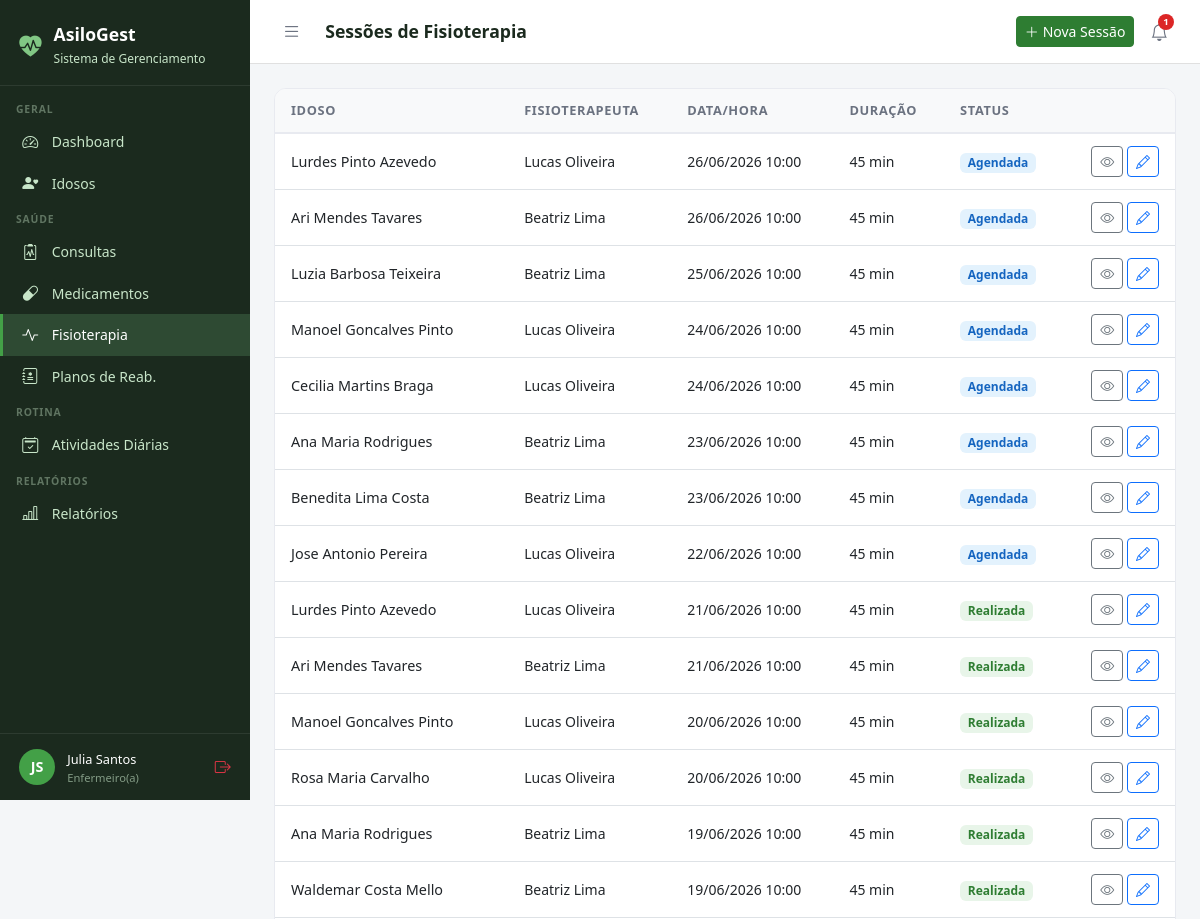
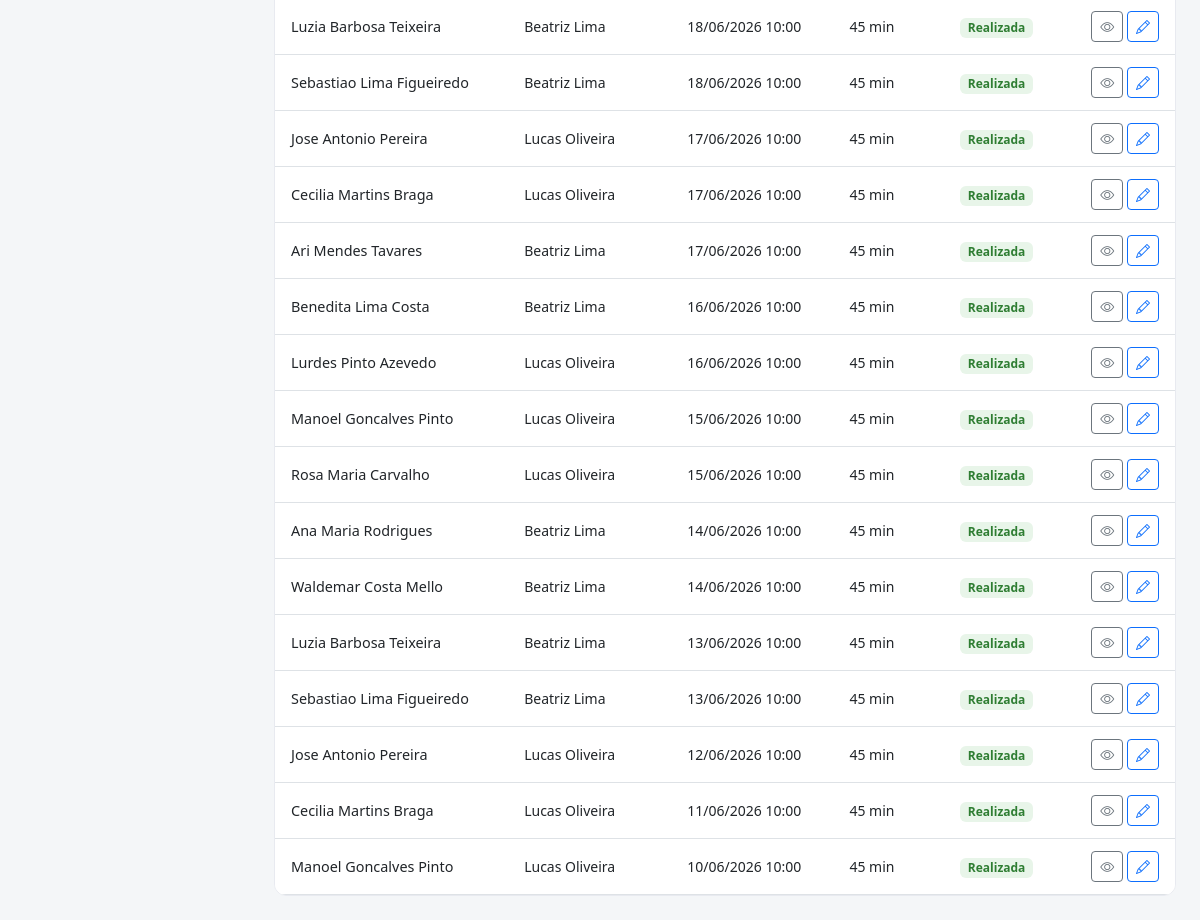
The page /fisioterapia/ (signed in) on the database its author committed (2 pictures, top to bottom).
### core/models.py (models this page shows, shortened)
class Usuario(AbstractUser):
    PERFIL_CHOICES = [
        ('administrador', 'Administrador'),
        ('medico', 'Médico'),
        ('fisioterapeuta', 'Fisioterapeuta'),
        ('enfermeiro', 'Enfermeiro(a)'),
        ('recepcionista', 'Recepcionista'),
        ('familiar', 'Familiar do Idoso'),
    ]
    perfil = models.CharField(
        max_length=20, choices=PERFIL_CHOICES,
        default='recepcionista', verbose_name='Perfil de Acesso'
    )
    telefone = models.CharField(max_length=15, blank=True, verbose_name='Telefone')
    cpf = models.CharField(max_length=14, unique=True, null=True, blank=True, verbose_name='CPF')
    foto = models.ImageField(upload_to='usuarios/', blank=True, null=True, verbose_name='Foto')
    data_nascimento = models.DateField(null=True, blank=True, verbose_name='Data de Nascimento')
    especialidade = models.CharField(
        max_length=100, blank=True, verbose_name='Especialidade',
        help_text='Preencha para Médico ou Fisioterapeuta'
    )
    data_admissao = models.DateField(null=True, blank=True, verbose_name='Data de Admissão')
    primeiro_acesso = models.BooleanField(
        default=True, verbose_name='Primeiro Acesso',
        help_text='Usuário deve definir senha no primeiro login'
    )
    ativo = models.BooleanField(default=True, verbose_name='Ativo')
    criado_em = models.DateTimeField(auto_now_add=True)
    class Meta:
        verbose_name = 'Usuário'
        verbose_name_plural = 'Usuários'
        ordering = ['first_name', 'last_name']
    @property
    def is_administrador(self):
        return self.perfil == 'administrador' or self.is_superuser
    @property
    def is_medico(self):
        return self.perfil == 'medico'
    @property
    def is_fisioterapeuta(self):
        return self.perfil == 'fisioterapeuta'
    @property
    def is_enfermeiro(self):
        return self.perfil == 'enfermeiro'
    @property
    def is_recepcionista(self):
        return self.perfil == 'recepcionista'
    @property
    def is_familiar(self):
        return self.perfil == 'familiar'
    @property
    def pode_ver_saude(self):
        return (self.is_administrador or self.is_medico
                or self.is_fisioterapeuta or self.is_enfermeiro)
    @property
    def pode_cadastrar_usuarios(self):
        return self.is_administrador or self.is_recepcionista
    @property
    def pode_administrar(self):
        return self.is_administrador

### fisioterapia/models.py (models this page shows, shortened)
class SessaoFisioterapia(models.Model):
    STATUS_CHOICES = [
        ('agendada', 'Agendada'),
        ('realizada', 'Realizada'),
        ('cancelada', 'Cancelada'),
        ('falta', 'Falta do Idoso'),
    ]
    idoso = models.ForeignKey(
        Idoso, on_delete=models.CASCADE, related_name='sessoes_fisio')
    fisioterapeuta = models.ForeignKey(
        Usuario, on_delete=models.SET_NULL, null=True,
        related_name='sessoes_realizadas',
        limit_choices_to={'perfil': 'fisioterapeuta'})
    data_hora = models.DateTimeField(verbose_name='Data e Hora')
    duracao_minutos = models.IntegerField(default=45, verbose_name='Duração (min)')
    status = models.CharField(max_length=10, choices=STATUS_CHOICES, default='agendada')
    objetivo = models.CharField(max_length=200, blank=True, verbose_name='Objetivo da Sessão')
    procedimentos = models.TextField(blank=True, verbose_name='Procedimentos Realizados')
    evolucao = models.TextField(blank=True, verbose_name='Evolução do Paciente')
    observacoes = models.TextField(blank=True)
    autorizada = models.BooleanField(
        default=False, verbose_name='Autorizada pelo Médico',
        help_text='Sessão só pode ser executada após autorização médica.')
    autorizado_por = models.ForeignKey(
        Usuario, on_delete=models.SET_NULL, null=True, blank=True,
        related_name='sessoes_autorizadas',
        limit_choices_to={'perfil': 'medico'},
        verbose_name='Autorizado por')
    data_autorizacao = models.DateTimeField(
        null=True, blank=True, verbose_name='Data da Autorização')
    criado_em = models.DateTimeField(auto_now_add=True)
    class Meta:
        verbose_name = 'Sessão de Fisioterapia'
        verbose_name_plural = 'Sessões de Fisioterapia'
        ordering = ['-data_hora']

### idosos/models.py (models this page shows, shortened)
class Idoso(models.Model):
    SEXO_CHOICES = [('M', 'Masculino'), ('F', 'Feminino')]
    TIPO_SANGUINEO = [('A+','A+'),('A-','A-'),('B+','B+'),('B-','B-'),('AB+','AB+'),('AB-','AB-'),('O+','O+'),('O-','O-')]
    STATUS_CHOICES = [('ativo','Ativo'),('inativo','Inativo'),('internado','Internado'),('falecido','Falecido')]
    nome = models.CharField(max_length=150, verbose_name='Nome Completo')
    data_nascimento = models.DateField(verbose_name='Data de Nascimento')
    sexo = models.CharField(max_length=1, choices=SEXO_CHOICES)
    cpf = models.CharField(max_length=14, unique=True, null=True, blank=True)
    rg = models.CharField(max_length=20, blank=True)
    tipo_sanguineo = models.CharField(max_length=3, choices=TIPO_SANGUINEO, blank=True)
    foto = models.ImageField(upload_to='idosos/', blank=True, null=True)
    status = models.CharField(max_length=10, choices=STATUS_CHOICES, default='ativo')
    endereco = models.CharField(max_length=200, blank=True)
    cidade = models.CharField(max_length=100, blank=True)
    estado = models.CharField(max_length=2, blank=True)
    cep = models.CharField(max_length=9, blank=True)
    alergias = models.TextField(blank=True, verbose_name='Alergias')
    condicoes_medicas = models.TextField(blank=True, verbose_name='Condições Médicas')
    observacoes = models.TextField(blank=True, verbose_name='Observações Gerais')
    data_entrada = models.DateField(verbose_name='Data de Entrada')
    numero_quarto = models.CharField(max_length=10, blank=True, verbose_name='Quarto')
    criado_em = models.DateTimeField(auto_now_add=True)
    atualizado_em = models.DateTimeField(auto_now=True)
    class Meta:
        verbose_name = 'Idoso'
        verbose_name_plural = 'Idosos'
        ordering = ['nome']

### fisioterapia/views.py (the view, shortened to what this page needs)
# urls.py: path('', views.lista, name='lista'),
@login_required
def lista(request):
    user = request.user
    if not user.pode_ver_saude:
        messages.error(request, 'Acesso negado.')
        return redirect('dashboard')
    sessoes = SessaoFisioterapia.objects.select_related(
        'idoso', 'fisioterapeuta', 'autorizado_por'
    ).order_by('-data_hora')[:50]
    pendentes = SessaoFisioterapia.objects.filter(
        autorizada=False, status='agendada').count() if user.is_medico or user.is_administrador else 0
    return render(request, 'fisioterapia/lista.html', {
        'sessoes': sessoes,
        'pendentes_autorizacao': pendentes,
    })

### core/context_processors.py (called while the page is built, shortened)
def notificacoes(request):
    if not request.user.is_authenticated:
        return {}
    user = request.user
    notifs = []
    try:
        if user.is_administrador or user.is_medico or user.is_enfermeiro:
            from medicamentos.models import Medicamento
            from django.db.models import F
            count = Medicamento.objects.filter(
                estoque_atual__lte=F('estoque_minimo'), ativo=True).count()
            if count:
                notifs.append({
                    'tipo': 'danger',
                    'icone': 'capsule-pill',
                    'texto': f'{count} medicamento(s) com estoque baixo',
                    'url': 'medicamentos:lista',
                })
    except Exception:
        pass
    return {
        'notificacoes': notifs,
        'notif_count': len(notifs),
    }

### templates/fisioterapia/lista.html
{% extends 'base.html' %}
{% block title %}Fisioterapia{% endblock %}{% block page_title %}Sessões de Fisioterapia{% endblock %}
{% block topbar_actions %}<a href="{% url 'fisioterapia:novo' %}" class="btn btn-primary btn-sm"><i class="bi bi-plus-lg me-1"></i>Nova Sessão</a>{% endblock %}
{% block content %}
<div class="table-card"><table class="table table-hover">
<thead><tr><th>Idoso</th><th>Fisioterapeuta</th><th>Data/Hora</th><th>Duração</th><th>Status</th><th></th></tr></thead>
<tbody>{% for s in sessoes %}<tr>
  <td><div style="font-weight:500;">{{ s.idoso.nome }}</div></td>
  <td style="font-size:.875rem;">{{ s.fisioterapeuta.get_full_name|default:"–" }}</td>
  <td style="font-size:.875rem;">{{ s.data_hora|date:"d/m/Y H:i" }}</td>
  <td style="font-size:.875rem;">{{ s.duracao_minutos }} min</td>
  <td>
    {% if s.status == 'realizada' %}<span class="badge" style="background:#E8F5E9;color:#2E7D32;font-size:.75rem;">Realizada</span>
    {% elif s.status == 'agendada' %}<span class="badge" style="background:#E3F2FD;color:#1565C0;font-size:.75rem;">Agendada</span>
    {% elif s.status == 'cancelada' %}<span class="badge" style="background:#FFEBEE;color:#C62828;font-size:.75rem;">Cancelada</span>
    {% else %}<span class="badge bg-secondary" style="font-size:.75rem;">{{ s.get_status_display }}</span>{% endif %}
  </td>
  <td class="text-end">
    <a href="{% url 'fisioterapia:detalhe' s.pk %}" class="btn btn-sm btn-outline-secondary"><i class="bi bi-eye"></i></a>
    <a href="{% url 'fisioterapia:editar' s.pk %}" class="btn btn-sm btn-outline-primary"><i class="bi bi-pencil"></i></a>
  </td>
</tr>{% empty %}<tr><td colspan="6" class="text-center py-4 text-muted">Nenhuma sessão registrada.</td></tr>{% endfor %}</tbody>
</table></div>{% endblock %}

### templates/base.html (shortened to what this page needs)
<!DOCTYPE html>
<html lang="pt-br">
<head>
  <link href="https://cdn.jsdelivr.net/npm/bootstrap@5.3.0/dist/css/bootstrap.min.css" rel="stylesheet">
  <link href="https://cdn.jsdelivr.net/npm/bootstrap-icons@1.11.0/font/bootstrap-icons.css" rel="stylesheet">
</head>
<body>
{% if user.is_authenticated %}
<div id="sidebar">
  <div class="sidebar-brand">
    <i class="bi bi-heart-pulse-fill" style="color:#81C784;font-size:1.4rem;"></i>
    <div>
      <h5 style="margin:0;">AsiloGest</h5>
      <small>Sistema de Gerenciamento</small>
    </div>
  </div>
  <nav class="sidebar-nav">
    <div class="nav-section">Geral</div>
    <a href="{% url 'dashboard' %}" class="sidebar-link {% if request.resolver_match.url_name == 'dashboard' %}active{% endif %}">
      <i class="bi bi-speedometer2"></i> Dashboard
    </a>
    <a href="{% url 'idosos:lista' %}" class="sidebar-link">
      <i class="bi bi-person-heart"></i>
      {% if user.is_familiar %}Meus Familiares{% else %}Idosos{% endif %}
    </a>
    {% if user.pode_ver_saude or user.is_familiar %}
    <div class="nav-section">Saúde</div>
    <a href="{% url 'consultas:lista' %}" class="sidebar-link">
      <i class="bi bi-clipboard2-pulse"></i> Consultas
    </a>
    <a href="{% url 'medicamentos:lista' %}" class="sidebar-link">
      <i class="bi bi-capsule"></i> Medicamentos
    </a>
    <a href="{% url 'fisioterapia:lista' %}" class="sidebar-link">
      <i class="bi bi-activity"></i> Fisioterapia
    </a>
    {% if user.pode_ver_saude and not user.is_familiar %}
    <a href="{% url 'fisioterapia:planos_lista' %}" class="sidebar-link">
      <i class="bi bi-journal-medical"></i> Planos de Reab.
    </a>
    {% endif %}
    {% endif %}
    <div class="nav-section">Rotina</div>
    <a href="{% url 'atividades:lista' %}" class="sidebar-link">
      <i class="bi bi-calendar2-check"></i> Atividades Diárias
    </a>
    {% if user.pode_ver_saude or user.pode_administrar %}
    <div class="nav-section">Relatórios</div>
    <a href="{% url 'relatorios:lista' %}" class="sidebar-link">
      <i class="bi bi-bar-chart-line"></i> Relatórios
    </a>
    {% endif %}
  </nav>
  <div class="sidebar-user">
    <div class="avatar">{{ user.first_name|first|upper }}{{ user.last_name|first|upper }}</div>
    <div class="info" style="min-width:0;flex:1;">
      <span>{{ user.get_full_name|truncatechars:18 }}</span>
      <small>{{ user.get_perfil_display }}</small>
    </div>
    <a href="{% url 'logout' %}" class="text-danger" title="Sair" style="flex-shrink:0;">
      <i class="bi bi-box-arrow-right"></i>
    </a>
  </div>
</div>
<div id="main">
  <div class="topbar">
    <div class="topbar-left">
      <button class="btn-toggle-sidebar" onclick="toggleSidebar()" title="Menu">
        <i class="bi bi-list"></i>
      </button>
      <h4>{% block page_title %}{% endblock %}</h4>
    </div>
    <div class="d-flex align-items-center gap-2">
      {% block topbar_actions %}{% endblock %}
      <div style="position:relative;">
        <button class="notif-btn" id="notifBtn" onclick="toggleNotif()" title="Notificações">
          <i class="bi bi-bell"></i>
          {% if notif_count %}
          <span class="notif-badge">{{ notif_count }}</span>
          {% endif %}
        </button>
      </div>
    </div>
  </div>
  <div class="content">
    {% block content %}{% endblock %}
  </div>
</div>
{% else %}
{% block full_content %}{% endblock %}
{% endif %}
</body>
</html>

### templates/base.html (style rules this page uses)
:root { --sidebar-width: 250px; --primary: #2E7D32; --primary-light: #43A047; --accent: #1565C0; --bg-sidebar: #1B2A1E; --bg-sidebar-hover: #2E4A33; --text-sidebar: #C8E6C9; --transition: 0.3s ease; }
body { background: #F4F6F8; font-family: 'Segoe UI', sans-serif; }
#sidebar { position: fixed; top: 0; left: 0; width: var(--sidebar-width); height: 100vh; background: var(--bg-sidebar); z-index: 1000; display: flex; flex-direction: column; overflow-y: auto; transition: transform var(--transition); }
.sidebar-brand { padding: 1.5rem 1.2rem 1rem; border-bottom: 1px solid rgba(255,255,255,0.08); display: flex; align-items: center; gap: .75rem; }
.sidebar-brand h5 { color: #fff; font-weight: 700; margin: 0; font-size: 1.1rem; }
.sidebar-brand small { color: var(--text-sidebar); font-size: .75rem; }
.sidebar-nav { padding: .5rem 0; flex: 1; }
.nav-section { padding: .5rem 1rem .2rem; color: rgba(200,230,201,.4); font-size: .65rem; font-weight: 700; letter-spacing: .08em; text-transform: uppercase; }
.sidebar-link { display: flex; align-items: center; gap: .65rem; padding: .55rem 1.2rem; color: var(--text-sidebar); text-decoration: none; font-size: .875rem; transition: all .2s; border-left: 3px solid transparent; }
.sidebar-link:hover, .sidebar-link.active { background: var(--bg-sidebar-hover); color: #fff; border-left-color: var(--primary-light); }
.sidebar-link i { font-size: 1rem; width: 1.2rem; }
.sidebar-user { padding: .8rem 1.2rem; border-top: 1px solid rgba(255,255,255,0.08); display: flex; align-items: center; gap: .75rem; }
.sidebar-user .avatar { width: 36px; height: 36px; background: var(--primary-light); border-radius: 50%; display: flex; align-items: center; justify-content: center; color: #fff; font-weight: 700; font-size: .9rem; flex-shrink: 0; }
.sidebar-user .info small { color: rgba(200,230,201,.6); font-size: .7rem; display: block; }
.sidebar-user .info span { color: #fff; font-size: .8rem; }
#main { margin-left: var(--sidebar-width); min-height: 100vh; display: flex; flex-direction: column; transition: margin-left var(--transition); }
.topbar { background: #fff; border-bottom: 1px solid #E0E0E0; padding: .75rem 1.5rem; display: flex; align-items: center; justify-content: space-between; position: sticky; top: 0; z-index: 999; }
.topbar-left { display: flex; align-items: center; gap: 1rem; }
.topbar h4 { margin: 0; font-size: 1.1rem; font-weight: 600; color: #1B2A1E; }
.btn-toggle-sidebar { background: none; border: none; padding: .4rem .5rem; color: #6B7280; cursor: pointer; border-radius: 6px; font-size: 1.2rem; line-height: 1; transition: background .2s, color .2s; }
.notif-btn { position: relative; background: none; border: none; padding: .4rem .5rem; color: #6B7280; cursor: pointer; border-radius: 6px; font-size: 1.1rem; transition: background .2s, color .2s; }
.notif-badge { position: absolute; top: 2px; right: 2px; background: #DC2626; color: #fff; font-size: .6rem; font-weight: 700; min-width: 16px; height: 16px; border-radius: 8px; padding: 0 4px; display: flex; align-items: center; justify-content: center; }
.content { padding: 1.5rem; flex: 1; }
.table-card { background: #fff; border-radius: 12px; border: 1px solid #E8EAF0; overflow: hidden; }
.table-card .table { margin: 0; }
.table thead th { background: #F8F9FA; border-bottom: 2px solid #E8EAF0; font-size: .8rem; font-weight: 600; color: #6B7280; text-transform: uppercase; letter-spacing: .05em; padding: .75rem 1rem; }
.table td { padding: .75rem 1rem; vertical-align: middle; font-size: .9rem; }
.btn-primary { background: var(--primary); border-color: var(--primary); }

### rows shown on the page
Usuario: first_name|first "J", last_name|first "S", get_full_name "Julia Santos", perfil "Enfermeiro(a)"
SessaoFisioterapia: idoso.nome "Lurdes Pinto Azevedo", fisioterapeuta.get_full_name "Lucas Oliveira", data_hora "26/06/2026 10:00", duracao_minutos "45", status "Agendada"
SessaoFisioterapia: idoso.nome "Ari Mendes Tavares", fisioterapeuta.get_full_name "Beatriz Lima", data_hora "26/06/2026 10:00", duracao_minutos "45", status "Agendada"
SessaoFisioterapia: idoso.nome "Luzia Barbosa Teixeira", fisioterapeuta.get_full_name "Beatriz Lima", data_hora "25/06/2026 10:00", duracao_minutos "45", status "Agendada"
SessaoFisioterapia: idoso.nome "Manoel Goncalves Pinto", fisioterapeuta.get_full_name "Lucas Oliveira", data_hora "24/06/2026 10:00", duracao_minutos "45", status "Agendada"
SessaoFisioterapia: idoso.nome "Cecilia Martins Braga", fisioterapeuta.get_full_name "Lucas Oliveira", data_hora "24/06/2026 10:00", duracao_minutos "45", status "Agendada"
SessaoFisioterapia: idoso.nome "Ana Maria Rodrigues", fisioterapeuta.get_full_name "Beatriz Lima", data_hora "23/06/2026 10:00", duracao_minutos "45", status "Agendada"
SessaoFisioterapia: idoso.nome "Benedita Lima Costa", fisioterapeuta.get_full_name "Beatriz Lima", data_hora "23/06/2026 10:00", duracao_minutos "45", status "Agendada"
SessaoFisioterapia: idoso.nome "Jose Antonio Pereira", fisioterapeuta.get_full_name "Lucas Oliveira", data_hora "22/06/2026 10:00", duracao_minutos "45", status "Agendada"
SessaoFisioterapia: idoso.nome "Lurdes Pinto Azevedo", fisioterapeuta.get_full_name "Lucas Oliveira", data_hora "21/06/2026 10:00", duracao_minutos "45", status "Realizada"
SessaoFisioterapia: idoso.nome "Ari Mendes Tavares", fisioterapeuta.get_full_name "Beatriz Lima", data_hora "21/06/2026 10:00", duracao_minutos "45", status "Realizada"
SessaoFisioterapia: idoso.nome "Manoel Goncalves Pinto", fisioterapeuta.get_full_name "Lucas Oliveira", data_hora "20/06/2026 10:00", duracao_minutos "45", status "Realizada"
SessaoFisioterapia: idoso.nome "Rosa Maria Carvalho", fisioterapeuta.get_full_name "Lucas Oliveira", data_hora "20/06/2026 10:00", duracao_minutos "45", status "Realizada"
SessaoFisioterapia: idoso.nome "Ana Maria Rodrigues", fisioterapeuta.get_full_name "Beatriz Lima", data_hora "19/06/2026 10:00", duracao_minutos "45", status "Realizada"
SessaoFisioterapia: idoso.nome "Waldemar Costa Mello", fisioterapeuta.get_full_name "Beatriz Lima", data_hora "19/06/2026 10:00", duracao_minutos "45", status "Realizada"
SessaoFisioterapia: idoso.nome "Luzia Barbosa Teixeira", fisioterapeuta.get_full_name "Beatriz Lima", data_hora "18/06/2026 10:00", duracao_minutos "45", status "Realizada"
SessaoFisioterapia: idoso.nome "Sebastiao Lima Figueiredo", fisioterapeuta.get_full_name "Beatriz Lima", data_hora "18/06/2026 10:00", duracao_minutos "45", status "Realizada"
SessaoFisioterapia: idoso.nome "Jose Antonio Pereira", fisioterapeuta.get_full_name "Lucas Oliveira", data_hora "17/06/2026 10:00", duracao_minutos "45", status "Realizada"
SessaoFisioterapia: idoso.nome "Cecilia Martins Braga", fisioterapeuta.get_full_name "Lucas Oliveira", data_hora "17/06/2026 10:00", duracao_minutos "45", status "Realizada"
SessaoFisioterapia: idoso.nome "Ari Mendes Tavares", fisioterapeuta.get_full_name "Beatriz Lima", data_hora "17/06/2026 10:00", duracao_minutos "45", status "Realizada"
SessaoFisioterapia: idoso.nome "Benedita Lima Costa", fisioterapeuta.get_full_name "Beatriz Lima", data_hora "16/06/2026 10:00", duracao_minutos "45", status "Realizada"
SessaoFisioterapia: idoso.nome "Lurdes Pinto Azevedo", fisioterapeuta.get_full_name "Lucas Oliveira", data_hora "16/06/2026 10:00", duracao_minutos "45", status "Realizada"
SessaoFisioterapia: idoso.nome "Manoel Goncalves Pinto", fisioterapeuta.get_full_name "Lucas Oliveira", data_hora "15/06/2026 10:00", duracao_minutos "45", status "Realizada"
SessaoFisioterapia: idoso.nome "Rosa Maria Carvalho", fisioterapeuta.get_full_name "Lucas Oliveira", data_hora "15/06/2026 10:00", duracao_minutos "45", status "Realizada"
SessaoFisioterapia: idoso.nome "Ana Maria Rodrigues", fisioterapeuta.get_full_name "Beatriz Lima", data_hora "14/06/2026 10:00", duracao_minutos "45", status "Realizada"
SessaoFisioterapia: idoso.nome "Waldemar Costa Mello", fisioterapeuta.get_full_name "Beatriz Lima", data_hora "14/06/2026 10:00", duracao_minutos "45", status "Realizada"
SessaoFisioterapia: idoso.nome "Luzia Barbosa Teixeira", fisioterapeuta.get_full_name "Beatriz Lima", data_hora "13/06/2026 10:00", duracao_minutos "45", status "Realizada"
SessaoFisioterapia: idoso.nome "Sebastiao Lima Figueiredo", fisioterapeuta.get_full_name "Beatriz Lima", data_hora "13/06/2026 10:00", duracao_minutos "45", status "Realizada"
SessaoFisioterapia: idoso.nome "Jose Antonio Pereira", fisioterapeuta.get_full_name "Lucas Oliveira", data_hora "12/06/2026 10:00", duracao_minutos "45", status "Realizada"
SessaoFisioterapia: idoso.nome "Cecilia Martins Braga", fisioterapeuta.get_full_name "Lucas Oliveira", data_hora "11/06/2026 10:00", duracao_minutos "45", status "Realizada"
SessaoFisioterapia: idoso.nome "Manoel Goncalves Pinto", fisioterapeuta.get_full_name "Lucas Oliveira", data_hora "10/06/2026 10:00", duracao_minutos "45", status "Realizada"

### other values the page prints
{{ notif_count }} "1"
